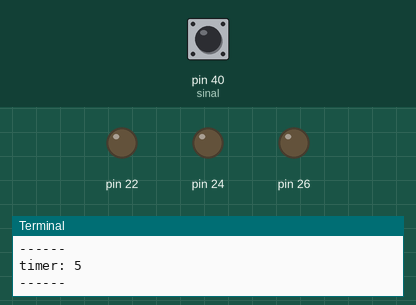
This program was run on a simulated Raspberry Pi (header pin numbers). Shown: output pins drawn as LEDs (lit = HIGH), the last lines printed to the terminal. Dashed ring = blinking. Inputs (shaded band) come from the test bench; at power-on: pin 40 (sinal) LOW.

Above: at 1.2 s.
1.3 s: pin 40 (sinal) pulsed HIGH 2 times (0.12 s each, 0.3 s apart)
At 5.4 s:
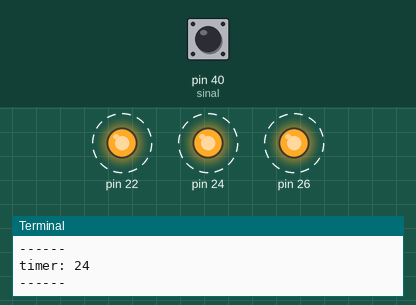
Timing chart, 0 to 9.0 s (numbered marks = the images above; inputs shaded):
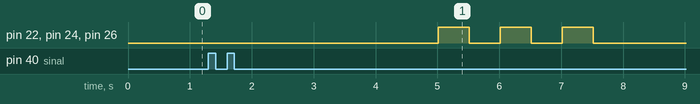

Measured:
- after the input at 1.3 s, pin 22, pin 24, pin 26: alternates HIGH for 0.50 s and LOW for 0.50 s, 6 changes in all, then stays LOW, starting after 3.7 s

The program:

desafio.py
```python
import RPi.GPIO as gpio
import time

cont=0
contador=0

gpio.setwarnings(False)
gpio.setmode(gpio.BOARD)

sinal = 40

gpio.setup(22, gpio.OUT)
gpio.setup(24, gpio.OUT)
gpio.setup(26, gpio.OUT)
gpio.setup(sinal, gpio.IN)

def firstLed():
    for i in range(3):
        gpio.output(22, gpio.HIGH)
        gpio.output(24, gpio.HIGH)
        gpio.output(26, gpio.HIGH)
        time.sleep(0.5)
        gpio.output(22, gpio.LOW)
        gpio.output(24, gpio.LOW)
        gpio.output(26, gpio.LOW)
        time.sleep(0.5)

def secondLed():
    for i in range(5):
        gpio.output(24, gpio.HIGH)
        time.sleep(0.5)
        gpio.output(24, gpio.LOW)
        time.sleep(0.5)

def thirdLed():
    for i in range(10):
        gpio.output(22, gpio.HIGH)
        gpio.output(26, gpio.HIGH)
        time.sleep(0.5)
        gpio.output(22, gpio.LOW)
        gpio.output(26, gpio.LOW)
        time.sleep(0.5)

verificador = False

while True:
    nivel_logico = gpio.input(sinal)

    time.sleep(0.2)
    contador = contador + 1

    if nivel_logico == 1:
        verificador = True
        #cont = cont + 1

    if nivel_logico == 0 and verificador == True:
        verificador = False
        cont = cont + 1

    if contador == 25:
        if cont == 1:
            firstLed()
            cont = 0
        elif cont == 2:
            secondLed()
            cont = 0
        elif cont == 3:
            thirdLed()
            cont = 0
        contador = 0
    if cont > 3:
        cont = 0
    print('contador de vezes:', cont)
    print('------')
    print('timer:', contador)
    print('------')
    
```
